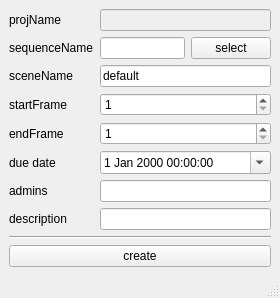
<?xml version="1.0" encoding="UTF-8"?>
<ui version="4.0">
 <class>MainWindow</class>
 <widget class="QMainWindow" name="MainWindow">
  <property name="geometry">
   <rect>
    <x>0</x>
    <y>0</y>
    <width>280</width>
    <height>285</height>
   </rect>
  </property>
  <property name="windowTitle">
   <string>MainWindow</string>
  </property>
  <widget class="QWidget" name="centralwidget">
   <layout class="QGridLayout" name="gridLayout">
    <item row="8" column="0">
     <widget class="QLabel" name="labelAdmin">
      <property name="text">
       <string>admins</string>
      </property>
     </widget>
    </item>
    <item row="1" column="1">
     <widget class="QLineEdit" name="lineEditSequenceName">
      <property name="enabled">
       <bool>true</bool>
      </property>
     </widget>
    </item>
    <item row="0" column="0">
     <widget class="QLabel" name="labelProjName">
      <property name="sizePolicy">
       <sizepolicy hsizetype="Maximum" vsizetype="Maximum">
        <horstretch>0</horstretch>
        <verstretch>0</verstretch>
       </sizepolicy>
      </property>
      <property name="text">
       <string>projName</string>
      </property>
     </widget>
    </item>
    <item row="4" column="0">
     <widget class="QLabel" name="labelStartFrame">
      <property name="toolTip">
       <string>group owner of the project directory</string>
      </property>
      <property name="text">
       <string>startFrame</string>
      </property>
     </widget>
    </item>
    <item row="9" column="0">
     <widget class="QLabel" name="labelDesc">
      <property name="toolTip">
       <string>group owner of the project directory</string>
      </property>
      <property name="text">
       <string>description</string>
      </property>
     </widget>
    </item>
    <item row="7" column="0">
     <widget class="QLabel" name="labelDue">
      <property name="sizePolicy">
       <sizepolicy hsizetype="Maximum" vsizetype="Preferred">
        <horstretch>0</horstretch>
        <verstretch>0</verstretch>
       </sizepolicy>
      </property>
      <property name="text">
       <string>due date</string>
      </property>
     </widget>
    </item>
    <item row="6" column="0">
     <widget class="QLabel" name="labelEndFrame">
      <property name="toolTip">
       <string>group owner of the project directory</string>
      </property>
      <property name="text">
       <string>endFrame</string>
      </property>
     </widget>
    </item>
    <item row="2" column="0">
     <widget class="QLabel" name="labelProjName_3">
      <property name="sizePolicy">
       <sizepolicy hsizetype="Maximum" vsizetype="Maximum">
        <horstretch>0</horstretch>
        <verstretch>0</verstretch>
       </sizepolicy>
      </property>
      <property name="text">
       <string>sceneName</string>
      </property>
     </widget>
    </item>
    <item row="1" column="0">
     <widget class="QLabel" name="labelProjName_2">
      <property name="sizePolicy">
       <sizepolicy hsizetype="Maximum" vsizetype="Maximum">
        <horstretch>0</horstretch>
        <verstretch>0</verstretch>
       </sizepolicy>
      </property>
      <property name="text">
       <string>sequenceName</string>
      </property>
     </widget>
    </item>
    <item row="1" column="2">
     <widget class="QPushButton" name="pushSelectSeq">
      <property name="sizePolicy">
       <sizepolicy hsizetype="Minimum" vsizetype="Fixed">
        <horstretch>0</horstretch>
        <verstretch>0</verstretch>
       </sizepolicy>
      </property>
      <property name="text">
       <string>select</string>
      </property>
     </widget>
    </item>
    <item row="0" column="1" colspan="2">
     <widget class="QLineEdit" name="lineEditProjName">
      <property name="enabled">
       <bool>false</bool>
      </property>
     </widget>
    </item>
    <item row="2" column="1" colspan="2">
     <widget class="QLineEdit" name="lineEditSceneName">
      <property name="enabled">
       <bool>true</bool>
      </property>
      <property name="text">
       <string>default</string>
      </property>
     </widget>
    </item>
    <item row="4" column="1" colspan="2">
     <widget class="QSpinBox" name="spinStartFrame">
      <property name="sizePolicy">
       <sizepolicy hsizetype="MinimumExpanding" vsizetype="Fixed">
        <horstretch>0</horstretch>
        <verstretch>0</verstretch>
       </sizepolicy>
      </property>
      <property name="minimum">
       <number>1</number>
      </property>
      <property name="maximum">
       <number>999999999</number>
      </property>
     </widget>
    </item>
    <item row="6" column="1" colspan="2">
     <widget class="QSpinBox" name="spinEndFrame">
      <property name="sizePolicy">
       <sizepolicy hsizetype="MinimumExpanding" vsizetype="Fixed">
        <horstretch>0</horstretch>
        <verstretch>0</verstretch>
       </sizepolicy>
      </property>
      <property name="minimum">
       <number>1</number>
      </property>
      <property name="maximum">
       <number>999999999</number>
      </property>
     </widget>
    </item>
    <item row="7" column="1" colspan="2">
     <widget class="QDateTimeEdit" name="dateEditDue">
      <property name="calendarPopup">
       <bool>true</bool>
      </property>
     </widget>
    </item>
    <item row="8" column="1" colspan="2">
     <widget class="QLineEdit" name="lineEditAdmins">
      <property name="toolTip">
       <string>list of space separated usernames</string>
      </property>
     </widget>
    </item>
    <item row="9" column="1" colspan="2">
     <widget class="QLineEdit" name="lineEditDesc">
      <property name="toolTip">
       <string>description of the seq/sce</string>
      </property>
      <property name="text">
       <string/>
      </property>
     </widget>
    </item>
    <item row="12" column="0" colspan="3">
     <widget class="Line" name="line">
      <property name="sizePolicy">
       <sizepolicy hsizetype="MinimumExpanding" vsizetype="Fixed">
        <horstretch>0</horstretch>
        <verstretch>0</verstretch>
       </sizepolicy>
      </property>
      <property name="orientation">
       <enum>Qt::Horizontal</enum>
      </property>
     </widget>
    </item>
    <item row="13" column="0" colspan="3">
     <widget class="QPushButton" name="pushCreate">
      <property name="text">
       <string>create</string>
      </property>
     </widget>
    </item>
    <item row="11" column="0" colspan="3">
     <spacer name="verticalSpacer">
      <property name="orientation">
       <enum>Qt::Vertical</enum>
      </property>
      <property name="sizeHint" stdset="0">
       <size>
        <width>20</width>
        <height>40</height>
       </size>
      </property>
     </spacer>
    </item>
   </layout>
  </widget>
  <widget class="QStatusBar" name="statusBar"/>
 </widget>
 <resources/>
 <connections/>
</ui>
